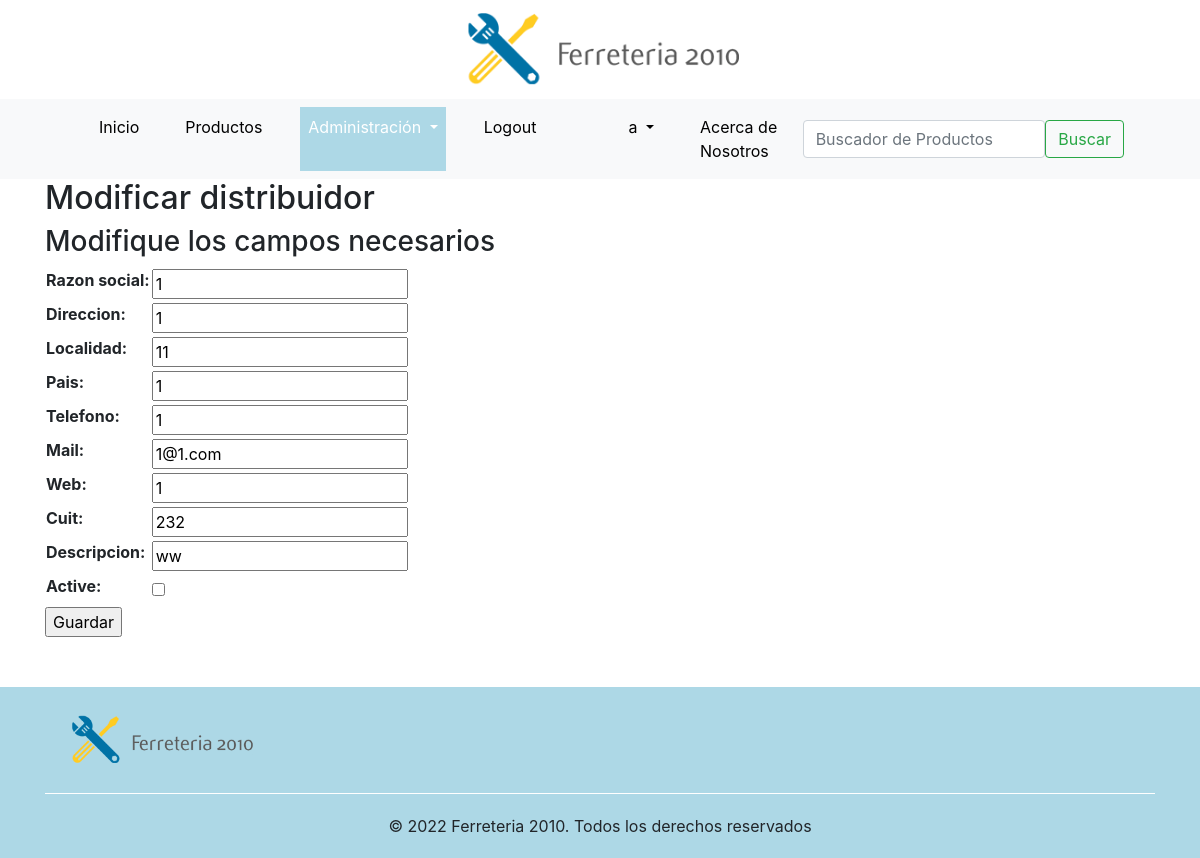
/distribuidores/update-distribuidor/1 (signed in), run on the app's committed database.
### distribuidores/models.py (models this page shows, shortened)
class Distribuidores(models.Model):
    razon_social = models.CharField(max_length=200)
    direccion = models.CharField(max_length=100)
    localidad = models.CharField(max_length=100)
    pais = models.CharField(max_length=100)
    telefono = models.CharField(max_length=100)
    mail = models.CharField(max_length=100)
    web = models.CharField(max_length=100)
    cuit = models.IntegerField(unique=True)
    descripcion = models.CharField(max_length=200, blank=True, default='')
    active = models.BooleanField(default=True)
    class Meta:
        verbose_name = 'Distribuidor'
        verbose_name_plural = 'Distribuidores'

### distribuidores/views.py (the view)
# urls.py: path('update-distribuidor/<pk>', update_distribuidor, name='update_distribuidor'),
def update_distribuidor(request, pk):
    grupo = usuario_logueado(request)
    if request.user.is_authenticated:
        marca = Distribuidores.objects.get(id = pk)
        form = Distribuidores_form(request.POST or None, instance= marca)
        if form.is_valid():
            form.save()
            context = {'form':form, 'grupo':grupo}
            return HttpResponseRedirect('/distribuidores/distribuidores')
        else:
            f_error = form.errors
            if f_error.__len__() == 0:
                context = {'form':form, 'grupo':grupo}
            else:
                for key in f_error:
                    error = f_error[key]
                context = {'errors':error, 'form':form, 'grupo':grupo}
        return render(request, 'distribuidores/update_distribuidor.html', context=context)
    else:
        return redirect('index')

### distribuidores/forms.py
class Distribuidores_form(forms.ModelForm):
    class Meta:
        model = Distribuidores
        fields = '__all__'

### django_base/functions.py (called while the page is built)
def usuario_logueado(request):
    if request.user.is_authenticated:
        username  = request.user.username
        id_usuario = User.objects.filter(username__icontains = username).values('id')
        lista_grupo = list(Group.objects.filter(user__in = id_usuario).values_list('name', flat=True))
        for grupo in lista_grupo:
            if grupo == 'Ferreteria':
                return True
            else:
                return False
    else:
        return False

### templates/distribuidores/update_distribuidor.html (shortened to what this page needs)
{% extends 'base.html' %}
{% load static %}
{% block nav_administracion_activo %}active{% endblock %}
{% block contenido %}
{% if form %}
    <h2>Modificar distribuidor</h2>
    <h3>Modifique los campos necesarios</h3>
    <form action="" method="POST" enctype="multipart/form-data">
        <table>
            {{form.as_table}}
        </table>
        <input type="submit", value="Guardar">
    </form>
{% endif %}
{% endblock %}

### templates/base.html (shortened to what this page needs)
<!DOCTYPE html>
<html lang="en">
<head>
    {% load static %}
    <link rel="stylesheet" href="https://cdn.jsdelivr.net/npm/bootstrap@4.6.1/dist/css/bootstrap.min.css">
    <link rel="stylesheet" href="https://cdn.jsdelivr.net/npm/bootstrap-icons@1.8.3/font/bootstrap-icons.css">
    <link rel="stylesheet" href="{% static 'assets/css/custom.css' %}">
  </head>
<body>
  <div class="logo"><a href="\" style="cursor: auto;"><img src="{% static 'assets/images/logo.png' %}" alt="Ferreteria 2010" width="300px"></a></div>
  <header style="background-color:#f8f9fa">
    <div class="container" >
        <nav class="navbar navbar-expand-lg bg-light">
            <div class="container-fluid">
              <div class="collapse navbar-collapse" id="navbarSupportedContent">
                <ul class="navbar-nav me-auto mb-2 mb-lg-0">
                  <li class="nav-item {% block nav_inicio_activo %}{% endblock %}">
                    <a class="nav-link" aria-current="page" href="\">Inicio</a>
                  </li>
                  <li class="nav-item {% block nav_productos_activo %}{% endblock %}">
                    <a class="nav-link" href="/productos/">Productos</a>
                  </li>
                  {% if grupo == True %}
                  <li class="nav-item dropdown {% block nav_administracion_activo %}{% endblock %}">
                    <a class="nav-link dropdown-toggle" href="#" id="navbarDropdown" role="button" data-bs-toggle="dropdown" aria-expanded="false">
                      Administración
                    </a>
                  </li>
                  {% endif %}
                  {% if request.user.is_authenticated %}
                  <li class="nav-item {% block nav_logout_activo %}{% endblock %}">
                    <a class="nav-link" href="/accounts/logout/">Logout</a>
                  </li>
                  <li class="nav-item {% block nav_usuario %}{% endblock %}">
                    <a class="nav-link" href="/accounts/profile/"></a>
                  </li>
                  <li class="nav-item dropdown {% block nav_usuario_activo %}{% endblock %}">
                    <a class="nav-link dropdown-toggle" href="#" id="navbarDropdown" role="button" data-bs-toggle="dropdown" aria-expanded="false">
                      {{request.user.username}}
                    </a>
                  </li>
                  {% endif %}
                  <li class="nav-item {% block nav_about_activo %}{% endblock %}">
                    <a class="nav-link" aria-current="page" href="about">Acerca de Nosotros</a>
                  </li>
                </ul>
              </div>
              <div>
                <form class="d-flex" role="search" action = "/productos/search-product/" method="GET">
                  <input class="form-control me-2" type="text" placeholder="Buscador de Productos" aria-label="Search"  name = 'search'>
                  <button class="btn btn-outline-success" type="submit">Buscar</button>
                </form>
              </div>
            </div>
        </nav>
    </div>
  </header>
  <div class="container" style="overflow: hidden;">
    {% block contenido %}
    {% endblock %}
  </div>
  <footer class="footer">
    <div class="container">
      <div class="row align-items-start" style="margin: 20px 0px;">
        <div class="col">
          <img src="{% static 'assets/images/logo.png' %}" alt="Ferreteria 2010" width="200px">
        </div>
      </div>
      <div style="text-align: center; padding: 20px 0px; border-top: 1px solid #fff;">
        © 2022  Ferreteria 2010. Todos los derechos reservados
      </div>
    </div>
  </footer>
</body>
</html>

### productos/static/assets/css/custom.css (style rules this page uses)
.logo { width: 100%; text-align: center; }
.navbar-nav .active { background-color:lightblue; }
.navbar-nav li { margin: 0px 15px }
.navbar-nav a { color: #000; }
.navbar-nav .active a { color: #fff; }
.footer { background-color:lightblue; overflow: hidden; margin-top: 50px; }

### data on the page
Distribuidores: razon_social "1", direccion "1", localidad "11", pais "1", telefono "1", mail "1@1.com", web "1", cuit "232", descripcion "ww"

### other printed values
{{ request.user.username }} "a"
